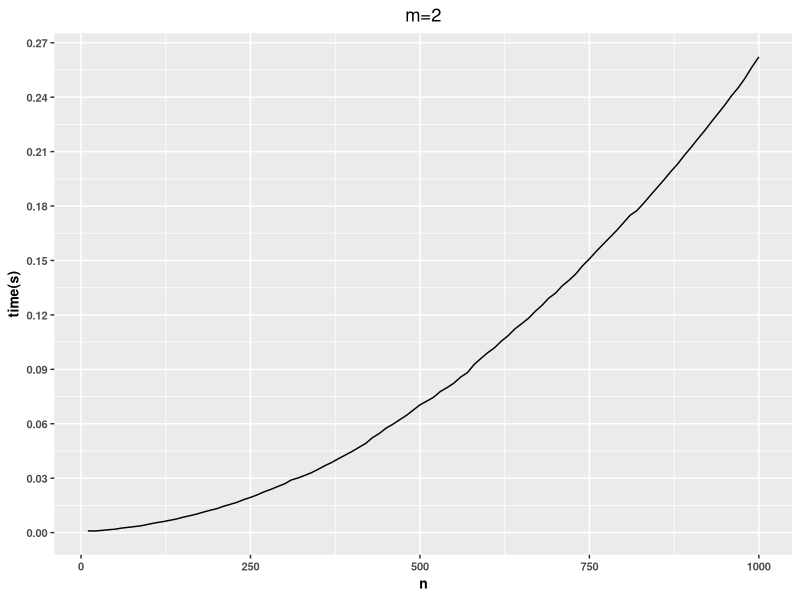
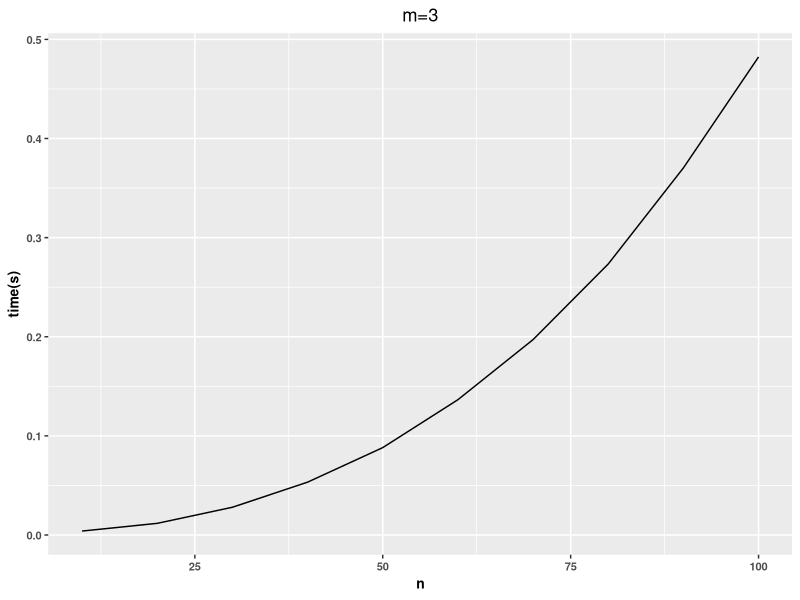
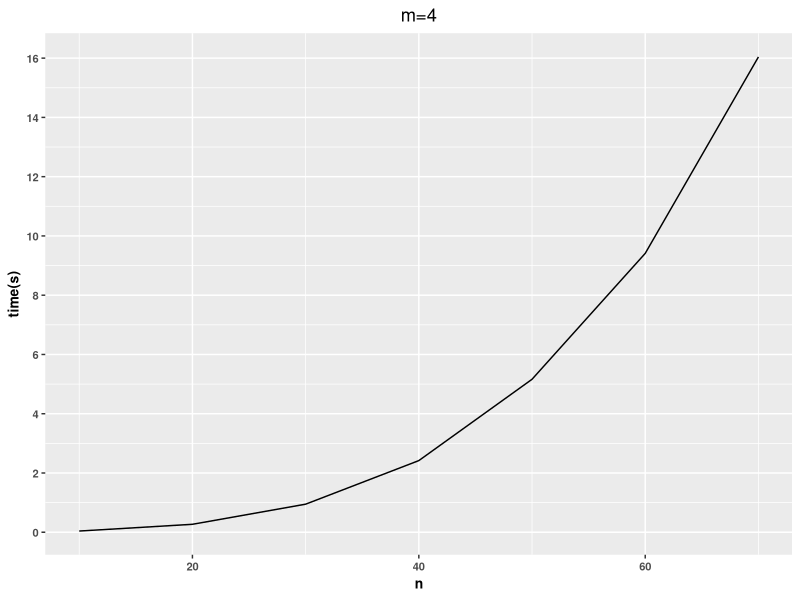
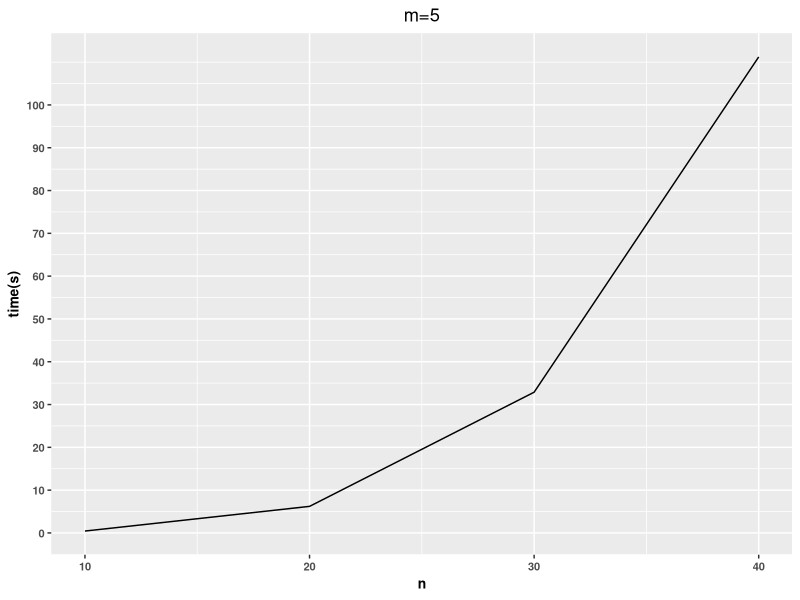
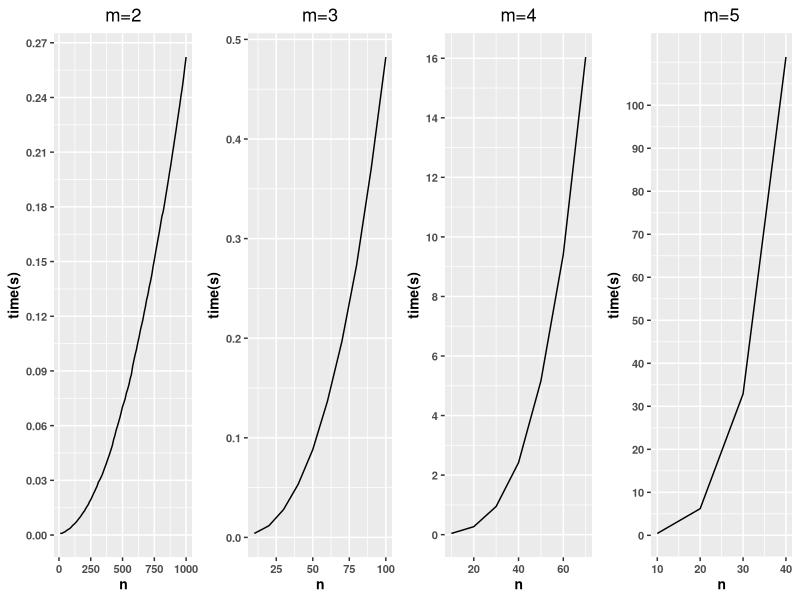

Source code (R) for these figures, in order:
library(ggplot2)
library(scales)
library(dplyr)
library(gridExtra)
library(gtable)
library(ggpubr)

setwd("~/Desktop/research/pmd/pmdproject/pmdproject/efficiency study/data")
m2 <- read.table('effi_m2.txt')
m3 <- read.table('effi_m3.txt')
m4 <- read.table('effi_m4.txt')
m5 <- read.table('effi_m5.txt')



p2 <- m2 %>% ggplot() + geom_path(aes(x=n,y=time)) + labs(title = 'm=2') + 
  scale_y_continuous(breaks = seq(0,0.27,0.03)) + 
  theme(plot.title = element_text(hjust = 0.5)) + 
  ylab('time(s)') + 
  theme(axis.text.x = element_text(face="bold", 
                                   size=8),
        axis.text.y = element_text(face="bold", 
                                   size=8),
        axis.title=element_text(size=10,face="bold")) 
p2


p3 <- m3 %>% ggplot() + geom_path(aes(x=n,y=time)) + 
  labs(title = 'm=3')  + 
  theme(plot.title = element_text(hjust = 0.5)) + 
  ylab('time(s)') + 
  theme(axis.text.x = element_text(face="bold", 
                                   size=8),
        axis.text.y = element_text(face="bold", 
                                   size=8),
        axis.title=element_text(size=10,face="bold")) 
p3


p4 <- m4 %>% ggplot() + geom_path(aes(x=n,y=time)) + labs(title = 'm=4') +
  scale_y_continuous(breaks = seq(0,16,2)) + 
  theme(plot.title = element_text(hjust = 0.5)) + 
  ylab('time(s)') + 
  theme(axis.text.x = element_text(face="bold", 
                                   size=8),
        axis.text.y = element_text(face="bold", 
                                   size=8),
        axis.title=element_text(size=10,face="bold")) 
p4


p5 <- m5 %>% ggplot() + geom_path(aes(x=n,y=time)) + ggtitle('m=5') + 
  ylab('time(s)') +
  scale_y_continuous(breaks = seq(0,100,10)) + 
  theme(plot.title = element_text(hjust = 0.5)) + 
  theme(axis.text.x = element_text(face="bold", 
                                   size=8),
        axis.text.y = element_text(face="bold", 
                                   size=8),
        axis.title=element_text(size=10,face="bold")) 
p5


ggarrange(p2, p3, p4, p5, ncol=4, nrow=1, common.legend = TRUE, legend="bottom")
